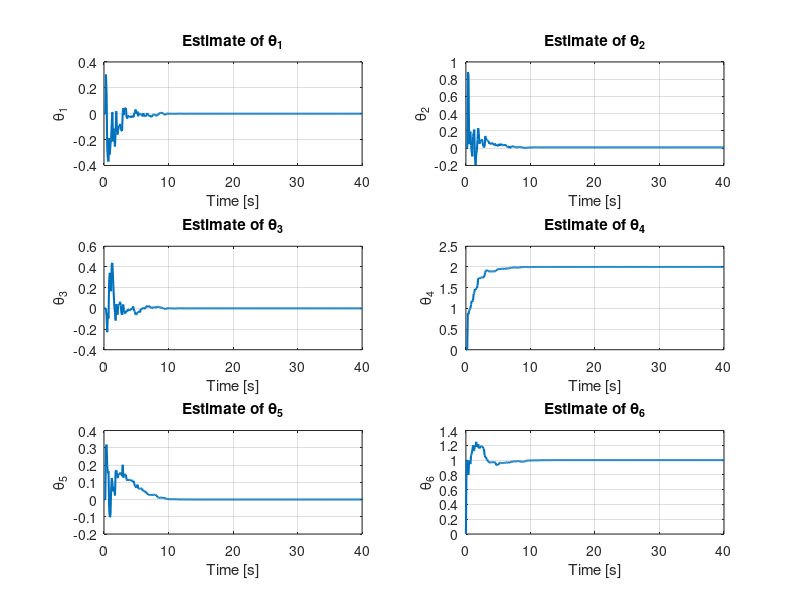
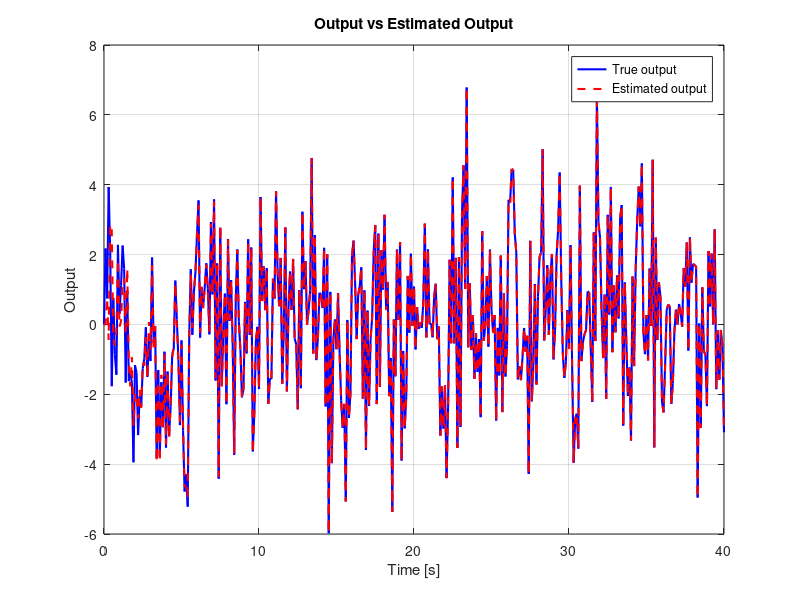
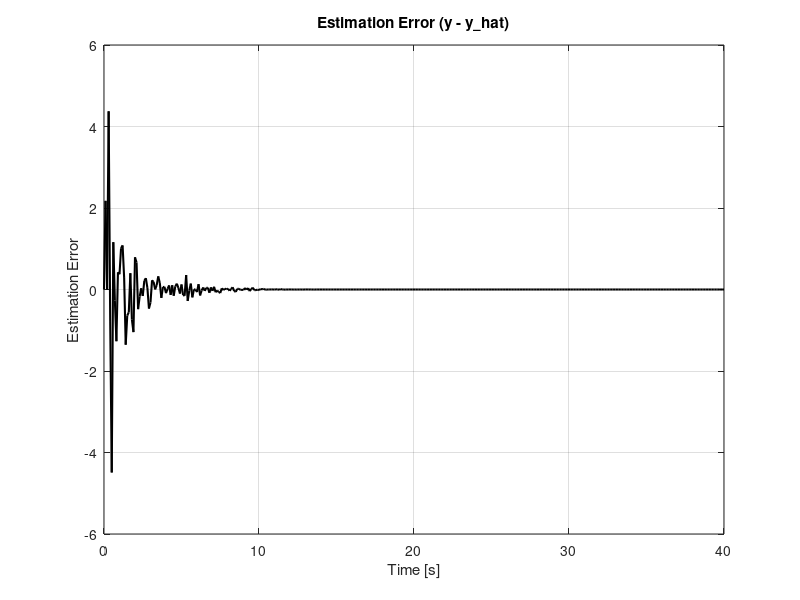
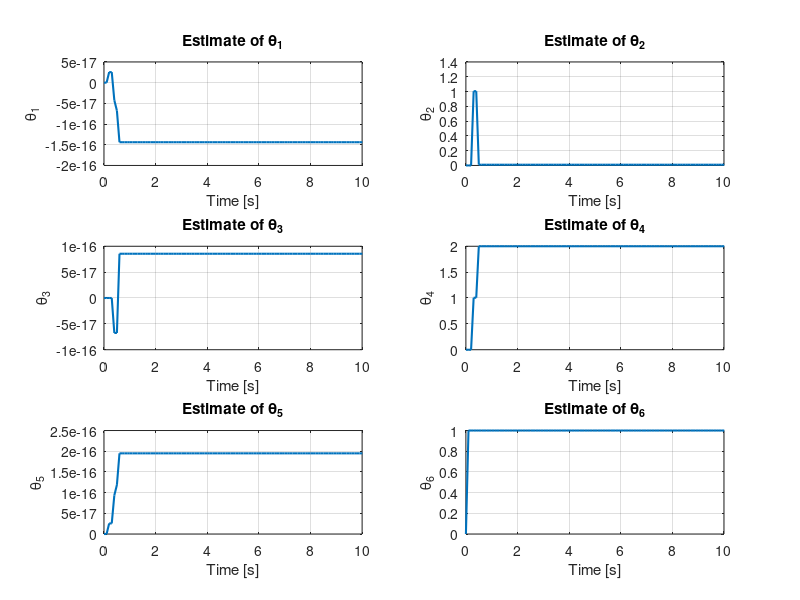

These charts were generated, in order, by the following MATLAB code:
% Export of original HW6.mlx code and prose.
% Code-cell text is unchanged; saved Live Editor outputs are not exported.
% Not executed during repository preparation. Read the homework guide before running.

% HW6
% Ali Ramezanzadeh 40023131
% Sampling time
Ts = 0.1;

% Total simulation time
T_total = 40; % seconds

% Time vector
t_vec = 0:Ts:T_total;
T = length(t_vec);

% True theta (unknown to estimator)
theta_true = [0; 0.01; 0; 2; 0; 1];

% Input: white noise
u = randn(T,1);

% Initialize output y
y = zeros(T,1);

% Number of parameters
n_params = 6;

% Part (i)
% Projection algorithm
% Initialize theta_hat
theta_hat = zeros(6,T); % Each column is estimate at time t
theta_hat(:,1) = zeros(6,1); % initial guess

% Initialize estimated output for plotting
y_hat = zeros(T,1);

for t = 1:T
    % Build phi(t)
    phi = zeros(6,1);
    if t >= 2
        phi(1) = y(t-1);
        phi(6) = u(t-1);
    end
    if t >= 3
        phi(2) = y(t-2);
        phi(5) = u(t-2);
    end
    if t >= 4
        phi(3) = y(t-3);
        phi(4) = u(t-3);
    end

    % Compute true output
    y(t) = theta_true' * phi;

    % For t=1, no estimation update yet
    if t==1
        continue
    end

    % Compute prediction error
    e = y(t) - phi' * theta_hat(:,t-1);

    % Normalization denominator
    denom = phi' * phi;
    if denom < 1e-8
        denom = 1e-8; % avoid division by zero
    end

    % Update theta_hat
    theta_hat(:,t) = theta_hat(:,t-1) + (phi / denom) * e;

    % Estimated output for comparison
    y_hat(t) = phi' * theta_hat(:,t-1);
end

disp('Final estimated parameters:');
disp(theta_hat(:,t))

% Plot estimated parameters over time
figure;
for k = 1:6
    subplot(3,2,k);
    plot(t_vec, theta_hat(k,:), 'LineWidth',1.5);
    xlabel('Time [s]');
    ylabel(['\theta_',num2str(k)]);
    title(['Estimate of \theta_',num2str(k)]);
    grid on;
end

% Plot output vs estimated output
figure;
plot(t_vec, y, 'b', 'LineWidth',1.5); hold on;
plot(t_vec, y_hat, 'r--','LineWidth',1.5);
xlabel('Time [s]');
ylabel('Output');
legend('True output','Estimated output');
title('Output vs Estimated Output');
grid on;;

% Compute error
error = y - y_hat;

% Plot error
figure;
plot(t_vec, error, 'k', 'LineWidth', 1.5);
xlabel('Time [s]');
ylabel('Estimation Error');
title('Estimation Error (y - y\_hat)');
grid on;


% OPA
% Initial theta_hat
theta_hat = zeros(n_params,T);
theta_hat(:,1) = zeros(n_params,1);

% OPA initial P: P(-2) = I
P_prev2 = eye(n_params);

% Initialize estimated output
y_hat = zeros(T,1);

for t = 1:T
    % Build phi(t)
    phi = zeros(n_params,1);
    if t >= 2
        phi(1) = y(t-1);
        phi(6) = u(t-1);
    end
    if t >= 3
        phi(2) = y(t-2);
        phi(5) = u(t-2);
    end
    if t >= 4
        phi(3) = y(t-3);
        phi(4) = u(t-3);
    end

    % Compute true output
    y(t) = theta_true' * phi;

    % Skip update if t==1 (no previous estimates)
    if t==1
        continue
    end

    % Compute prediction error
    e = y(t) - phi' * theta_hat(:,t-1);

    % Denominator (note: no "+1")
    denom = phi' * P_prev2 * phi;

    % To avoid division by zero
    if denom < 1e-5
        denom = 1e-5;
    end

    % Update theta_hat
    theta_hat(:,t) = theta_hat(:,t-1) + (P_prev2 * phi / denom) * e;

    % Update P
    P_new = P_prev2 - (P_prev2 * phi * phi' * P_prev2) / denom;

    % Save P(t-1) for next iteration
    P_prev2 = P_new;

    % Store estimated output
    y_hat(t) = phi' * theta_hat(:,t-1);
end

disp('Final estimated parameters:');
disp(theta_hat(:,t))

% Plot estimated parameters over time
figure;
for kidx = 1:n_params
    subplot(3,2,kidx);
    plot(t_vec, theta_hat(kidx,:), 'LineWidth',1.5);
    xlabel('Time [s]');
    ylabel(['\theta_',num2str(kidx)]);
    title(['Estimate of \theta_',num2str(kidx)]);
    xlim([0 10]);
    grid on;
end

% Plot output vs estimated output
figure;
plot(t_vec, y, 'b', 'LineWidth',1.5); hold on;
plot(t_vec, y_hat, 'r--', 'LineWidth',1.5);
xlabel('Time [s]');
ylabel('Output');
legend('True output','Estimated output');
title('Output vs Estimated Output');
grid on;

% Compute error
error = y - y_hat;

% Plot error
figure;
plot(t_vec, error, 'k', 'LineWidth', 1.5);
xlabel('Time [s]');
ylabel('Estimation Error');
title('Estimation Error (y - y\_hat)');
grid on;



% RLS (Recursive Least Square)
% Initial theta_hat
theta_hat = zeros(n_params,T);
theta_hat(:,1) = zeros(n_params,1);

% RLS initial P: P(-2) = (1/k) * I
k = 10; 
P_prev2 = (1/k) * eye(n_params);

% Initialize estimated output
y_hat = zeros(T,1);

for t = 1:T
    % Build phi(t)
    phi = zeros(n_params,1);
    if t >= 2
        phi(1) = y(t-1);
        phi(6) = u(t-1);
    end
    if t >= 3
        phi(2) = y(t-2);
        phi(5) = u(t-2);
    end
    if t >= 4
        phi(3) = y(t-3);
        phi(4) = u(t-3);
    end

    % Compute true output
    y(t) = theta_true' * phi;

    % Skip update if t==1 (no previous estimates)
    if t==1
        continue
    end

    % Compute prediction error
    e = y(t) - phi' * theta_hat(:,t-1);

    % Denominator
    denom = 1 + phi' * P_prev2 * phi;

    % Update gain
    K = (P_prev2 * phi) / denom;

    % Update theta_hat
    theta_hat(:,t) = theta_hat(:,t-1) + K * e;

    % Update P
    P_new = P_prev2 - (K * phi' * P_prev2);

    % Save P(t-1) for next iteration
    P_prev2 = P_new;

    % Store estimated output
    y_hat(t) = phi' * theta_hat(:,t-1);
end

disp('Final estimated parameters:');
disp(theta_hat(:,t))

% Plot estimated parameters over time
figure;
for kidx = 1:n_params
    subplot(3,2,kidx);
    plot(t_vec, theta_hat(kidx,:), 'LineWidth',1.5);
    xlabel('Time [s]');
    ylabel(['\theta_',num2str(kidx)]);
    title(['Estimate of \theta_',num2str(kidx)]);
    grid on;
end

% Plot output vs estimated output
figure;
plot(t_vec, y, 'b', 'LineWidth',1.5); hold on;
plot(t_vec, y_hat, 'r--', 'LineWidth',1.5);
xlabel('Time [s]');
ylabel('Output');
legend('True output','Estimated output');
title('Output vs Estimated Output');
grid on;

% Compute error
error = y - y_hat;

% Plot error
figure;
plot(t_vec, error, 'k', 'LineWidth', 1.5);
xlabel('Time [s]');
ylabel('Estimation Error');
title('Estimation Error (y - y\_hat)');
grid on;


% Part (ii)
% Selective Data Weighting RLS
% Initial theta_hat
theta_hat = zeros(n_params,T);
theta_hat(:,1) = zeros(n_params,1);

% RLS initial P
k = 10;  % You can set k here
P_prev2 = (1/k)*eye(n_params);

% Initialize estimated output
y_hat = zeros(T,1);

% Threshold for data weight
delta = 1e-3;

for t = 1:T
    % Build phi(t)
    phi = zeros(n_params,1);
    if t >= 2
        phi(1) = y(t-1);
        phi(6) = u(t-1);
    end
    if t >= 3
        phi(2) = y(t-2);
        phi(5) = u(t-2);
    end
    if t >= 4
        phi(3) = y(t-3);
        phi(4) = u(t-3);
    end

    % Compute true output
    y(t) = theta_true' * phi;

    % Skip update if t==1
    if t==1
        continue
    end

    % Compute prediction error
    e = y(t) - phi' * theta_hat(:,t-1);

    % Compute phi' * P * phi
    num = phi' * P_prev2 * phi;

    % Selective weighting

    if num >= delta
        a = 40;
    else
        a = 0.1;
    end

    % Denominator
    denom = 1 + a * num;

    % Update gain
    K = (a * P_prev2 * phi) / denom;

    % Update theta_hat
    theta_hat(:,t) = theta_hat(:,t-1) + K * e;

    % Update P
    P_new = P_prev2 - (K * phi' * P_prev2);

    % Save P for next iteration
    P_prev2 = P_new;

    % Store estimated output
    y_hat(t) = phi' * theta_hat(:,t-1);
end
disp('Final estimated parameters:');
disp(theta_hat(:,t))

% Plot estimated parameters over time
figure;
for kidx = 1:n_params
    subplot(3,2,kidx);
    plot(t_vec, theta_hat(kidx,:), 'LineWidth',1.5);
    xlabel('Time [s]');
    ylabel(['\theta_',num2str(kidx)]);
    title(['Estimate of \theta_',num2str(kidx)]);
    grid on;
end

% Plot output vs estimated output
figure;
plot(t_vec, y, 'b', 'LineWidth',1.5); hold on;
plot(t_vec, y_hat, 'r--', 'LineWidth',1.5);
xlabel('Time [s]');
ylabel('Output');
legend('True output','Estimated output');
title('Output vs Estimated Output');
grid on;

% Compute error
error = y - y_hat;

% Plot error
figure;
plot(t_vec, error, 'k', 'LineWidth', 1.5);
xlabel('Time [s]');
ylabel('Estimation Error');
title('Estimation Error (y - y\_hat)');
grid on;


% Exponential Data Weighting RLS
% Initial theta_hat
theta_hat = zeros(n_params, T);
theta_hat(:,1) = zeros(n_params, 1);

% Initial P
P_prev2 = eye(n_params);  % P(-2)

% Initial alpha values
alpha0 = 0.99;   % constant forgetting factor
alpha = zeros(T,1);
alpha(1) = 0.95;

% Initialize estimated output
y_hat = zeros(T,1);

for t = 1:T
    % Build phi(t-1)
    phi = zeros(n_params,1);
    if t >= 2
        phi(1) = y(t-1);
        phi(6) = u(t-1);
    end
    if t >= 3
        phi(2) = y(t-2);
        phi(5) = u(t-2);
    end
    if t >= 4
        phi(3) = y(t-3);
        phi(4) = u(t-3);
    end

    % Compute true output
    y(t) = theta_true' * phi;

    if t == 1
        continue
    end

    % Compute alpha(t-1)
    alpha(t) = alpha0 * alpha(t-1) + (1 - alpha0);

    % Prediction error using phi(t-1), theta(t-1)
    e = y(t) - phi' * theta_hat(:,t-1);

    % Denominator
    denom = alpha(t-1) + phi' * P_prev2 * phi;

    % To avoid division by zero
    if denom < 1e-8
        denom = 1e-8;
    end

    % Gain
    K = P_prev2 * phi / denom;

    % Update theta
    theta_hat(:,t) = theta_hat(:,t-1) + K * e;

    % Update P
    P_new = (1 / alpha(t-1)) * (P_prev2 - (K * phi' * P_prev2));

    % Store estimated output
    y_hat(t) = phi' * theta_hat(:,t-1);

    % Update P_prev2
    P_prev2 = P_new;
end
disp('Final estimated parameters:');
disp(theta_hat(:,end))

% Plot estimated parameters
figure;
for k = 1:n_params
    subplot(3,2,k);
    plot(t_vec, theta_hat(k,:), 'LineWidth',1.5);
    xlabel('Time [s]');
    ylabel(['\theta_',num2str(k)]);
    title(['Estimate of \theta_',num2str(k)]);
    grid on;
end

% Plot output comparison
figure;
plot(t_vec, y, 'b', 'LineWidth',1.5); hold on;
plot(t_vec, y_hat, 'r--', 'LineWidth',1.5);
xlabel('Time [s]');
ylabel('Output');
legend('True Output','Estimated Output');
title('Output vs Estimated Output (Exponential Weighting RLS)');
grid on;

% Compute error
error = y - y_hat;

% Plot error
figure;
plot(t_vec, error, 'k', 'LineWidth', 1.5);
xlabel('Time [s]');
ylabel('Estimation Error');
title('Estimation Error (y - y\_hat)');
grid on;


% Covariance Resseting 
% RLS initial covariance matrix: P(-2) = (1/k)*I
k_init = 2;
P_reset = (1/k_init)*eye(n_params);
P_prev = P_reset;

% Initialize estimated parameters
theta_hat = zeros(n_params,T);
theta_hat(:,1) = zeros(n_params,1);

% Initialize estimated output
y_hat = zeros(T,1);

% Reset interval (every N samples)
reset_interval = 5; 

%% MAIN LOOP
for t = 1:T

    % Build regressor vector phi(t-1)
    phi = zeros(n_params,1);
    if t >= 2
        phi(1) = y(t-1);
        phi(6) = u(t-1);
    end
    if t >= 3
        phi(2) = y(t-2);
        phi(5) = u(t-2);
    end
    if t >= 4
        phi(3) = y(t-3);
        phi(4) = u(t-3);
    end

    % Compute true output
    y(t) = theta_true' * phi;

    % Skip parameter update if t==1
    if t==1
        theta_hat(:,t) = theta_hat(:,1);
        y_hat(t) = 0;
        continue
    end

    % Prediction error
    e = y(t) - phi' * theta_hat(:,t-1);

    % Denominator
    denom = 1 + phi' * P_prev * phi;

    % RLS gain vector
    K = (P_prev * phi) / denom;

    % Update parameter estimate
    theta_hat(:,t) = theta_hat(:,t-1) + K * e;

    % Update covariance matrix
    P_new = P_prev - (K * phi' * P_prev);

    % Check if reset is needed
    if mod(t,reset_interval) == 0
        P_new = P_reset;  % Reset covariance
        disp(['Resetting covariance at iteration t = ', num2str(t)]);
    end

    % Save P for next iteration
    P_prev = P_new;

    % Estimated output
    y_hat(t) = phi' * theta_hat(:,t);
end

%% Display final parameter estimates
disp('Final estimated parameters:');
disp(theta_hat(:,end));

%% Plot estimated parameters over time
figure;
for kidx = 1:n_params
    subplot(3,2,kidx);
    plot(t_vec, theta_hat(kidx,:), 'LineWidth',1.5);
    xlabel('Time [s]');
    ylabel(['\theta_',num2str(kidx)]);
    title(['Estimate of \theta_',num2str(kidx)]);
    grid on;
end

%% Plot output vs estimated output
figure;
plot(t_vec, y, 'b', 'LineWidth',1.5); hold on;
plot(t_vec, y_hat, 'r--', 'LineWidth',1.5);
xlabel('Time [s]');
ylabel('Output');
legend('True output','Estimated output');
title('Output vs Estimated Output');
grid on;

% Compute error
error = y - y_hat;

% Plot error
figure;
plot(t_vec, error, 'k', 'LineWidth', 1.5);
xlabel('Time [s]');
ylabel('Estimation Error');
title('Estimation Error (y - y\_hat)');
grid on;


% Part (iii)
% New Parameters
% Fixed parameters (b1, b2, b3)
b_values = [2; 0; 1];

% Preallocate theta_true for each time step
theta_true = zeros(n_params, T);

% Generate time-varying theta_true
for t_idx = 1:T
    t_curr = t_vec(t_idx);
    
    % Determine a1, a2, a3 based on t (seconds)
    if t_curr <=3
        a = [0; -0.1; 0];
    elseif t_curr <=6
        a = [0.1; 0; -0.2];
    elseif t_curr <=9
        a = [0; 0.1; 0];
    else
        a = [0.1; 0; -0.1];
    end
    
    theta_true(:, t_idx) = [a; b_values];
end

% Covariance Modification RLS
% --- Initialize estimates ---
theta_hat = zeros(n_params, T);
theta_hat(:,1) = zeros(n_params,1);

% --- Initialize covariance ---
P_prev = 1000*eye(n_params);   % Large initial covariance

% --- Forgetting factor coefficient for Q(t) ---
lambda_Q = 0.3;

% --- Loop ---
for i = 1:T
    % Build phi(t)
    phi = zeros(n_params,1);
    if i >=2
        phi(1) = y(i-1);
        phi(6) = u(i-1);
    end
    if i >=3
        phi(2) = y(i-2);
        phi(5) = u(i-2);
    end
    if i >=4
        phi(3) = y(i-3);
        phi(4) = u(i-3);
    end

    % Compute true output
    y(i) = theta_true(:,i)' * phi;

    if i==1
        continue
    end

    % Prediction error
    e = y(i) - phi' * theta_hat(:,i-1);

    % Gain
    denom = 1 + phi' * P_prev * phi;
    K = (P_prev * phi) / denom;

    % Update theta
    theta_hat(:,i) = theta_hat(:,i-1) + K * e;

    % Covariance update
    P_tilde = P_prev - K * phi' * P_prev;
    Q = lambda_Q * e^2 * eye(n_params);
    P_new = P_tilde + Q;

    % Estimated output
    y_hat(i) = phi' * theta_hat(:,i-1);

    % Save covariance for next iteration
    P_prev = P_new;
end

% --- Display final estimates ---
disp('Final estimated parameters:');
disp(theta_hat(:,end));

% --- Plot estimated parameters over time ---
figure;
for k = 1:n_params
    subplot(3,2,k);
    plot(t_vec, theta_true(k,:), 'k--','LineWidth',1.5); hold on;
    plot(t_vec, theta_hat(k,:), 'b','LineWidth',1.5);
    xlabel('Time [s]');
    ylabel(['\theta_', num2str(k)]);
    legend('True','Estimated');
    title(['Estimate of \theta_', num2str(k)]);
    grid on;
end

% --- Plot output vs estimated output ---
figure;
plot(t_vec, y, 'b','LineWidth',1.5); hold on;
plot(t_vec, y_hat, 'r--','LineWidth',1.5);
xlabel('Time [s]');
ylabel('Output');
legend('True output','Estimated output');
title('Output vs Estimated Output');
grid on;

% Compute error
error = y - y_hat;

% Plot error
figure;
plot(t_vec, error, 'k', 'LineWidth', 1.5);
xlabel('Time [s]');
ylabel('Estimation Error');
title('Estimation Error (y - y\_hat)');
grid on;



% PA
% --- Initialize parameter estimates ---
theta_hat = zeros(n_params,T);
theta_hat(:,1) = zeros(n_params,1);

% --- Projection algorithm loop ---
for i = 1:T
    % Build regressor phi(t)
    phi = zeros(n_params,1);
    if i >=2
        phi(1) = y(i-1);
        phi(6) = u(i-1);
    end
    if i >=3
        phi(2) = y(i-2);
        phi(5) = u(i-2);
    end
    if i >=4
        phi(3) = y(i-3);
        phi(4) = u(i-3);
    end

    % Compute true output with current theta_true
    y(i) = theta_true(:,i)' * phi;

    if i==1
        continue
    end

    % Prediction error
    e = y(i) - phi' * theta_hat(:,i-1);

    % Normalization denominator
    denom = phi' * phi;
    if denom < 1e-8
        denom = 1e-8;
    end

    % Update theta_hat
    theta_hat(:,i) = theta_hat(:,i-1) + (phi / denom) * e;

    % Estimated output (using previous theta_hat)
    y_hat(i) = phi' * theta_hat(:,i-1);
end

% --- Display final estimates ---
disp('Final estimated parameters:');
disp(theta_hat(:,end));

% --- Plot estimated parameters over time ---
figure;
for k = 1:n_params
    subplot(3,2,k);
    plot(t_vec, theta_true(k,:), 'k--','LineWidth',1.5); hold on;
    plot(t_vec, theta_hat(k,:), 'b','LineWidth',1.5);
    xlabel('Time [s]');
    ylabel(['\theta_', num2str(k)]);
    legend('True','Estimated');
    title(['Estimate of \theta_', num2str(k)]);
    grid on;
end

% --- Plot output vs estimated output ---
figure;
plot(t_vec, y, 'b','LineWidth',1.5); hold on;
plot(t_vec, y_hat, 'r--','LineWidth',1.5);
xlabel('Time [s]');
ylabel('Output');
legend('True output','Estimated output');
title('Output vs Estimated Output');
grid on;

% Compute error
error = y - y_hat;

% Plot error
figure;
plot(t_vec, error, 'k', 'LineWidth', 1.5);
xlabel('Time [s]');
ylabel('Estimation Error');
title('Estimation Error (y - y\_hat)');
grid on;


% OPA
% Initialize theta_hat
theta_hat = zeros(n_params,T);
theta_hat(:,1) = zeros(n_params,1);

% OPA initial covariance P(-2) = Identity matrix
P_prev = eye(n_params);

% Main estimation loop
for t_idx = 1:T
    % Build regressor phi(t)
    phi = zeros(n_params,1);
    if t_idx >=2
        phi(1) = y(t_idx-1);
        phi(6) = u(t_idx-1);
    end
    if t_idx >=3
        phi(2) = y(t_idx-2);
        phi(5) = u(t_idx-2);
    end
    if t_idx >=4
        phi(3) = y(t_idx-3);
        phi(4) = u(t_idx-3);
    end

    % Generate true output
    y(t_idx) = theta_true(:,t_idx)' * phi;

    % Skip estimation update in first step
    if t_idx==1
        continue
    end

    % Compute prediction error
    e = y(t_idx) - phi' * theta_hat(:,t_idx-1);

    % Compute denominator (without +1 in OPA)
    denom = phi' * P_prev * phi;

    % Avoid division by zero
    if denom < 1e-8
        denom = 1e-8;
    end

    % Update theta_hat
    theta_hat(:,t_idx) = theta_hat(:,t_idx-1) + (P_prev * phi / denom) * e;

    % Update covariance matrix
    P_new = P_prev - (P_prev * phi * phi' * P_prev) / denom;

    % Store estimated output (using theta before update)
    y_hat(t_idx) = phi' * theta_hat(:,t_idx-1);

    % Update covariance for next iteration
    P_prev = P_new;
end

disp('Final estimated parameters:');
disp(theta_hat(:,end))

% Plot estimated parameters over time
figure;
for kidx = 1:n_params
    subplot(3,2,kidx);
    plot(t_vec, theta_true(kidx,:), 'k--', 'LineWidth',1.5); hold on;
    plot(t_vec, theta_hat(kidx,:), 'b', 'LineWidth',1.5);
    xlabel('Time [s]');
    ylabel(['\theta_',num2str(kidx)]);
    legend('True','Estimated');
    title(['Estimate of \theta_',num2str(kidx)]);
    grid on;
end

% Plot output vs estimated output
figure;
plot(t_vec, y, 'b', 'LineWidth',1.5); hold on;
plot(t_vec, y_hat, 'r--', 'LineWidth',1.5);
xlabel('Time [s]');
ylabel('Output');
legend('True output','Estimated output');
title('Output vs Estimated Output');
grid on;

% Compute error
error = y - y_hat;

% Plot error
figure;
plot(t_vec, error, 'k', 'LineWidth', 1.5);
xlabel('Time [s]');
ylabel('Estimation Error');
title('Estimation Error (y - y\_hat)');
grid on;


% RLS
% Initialize estimated output y_hat
y_hat = zeros(T,1);

% Initialize parameter estimate
theta_hat = zeros(n_params, T);
theta_hat(:,1) = zeros(n_params,1);

% Initial covariance matrix P
k = 10;
P_prev = (1/k) * eye(n_params);

% RLS loop
for t_idx = 1:T
    % Build regressor phi(t)
    phi = zeros(n_params,1);
    if t_idx >=2
        phi(1) = y(t_idx-1);
        phi(6) = u(t_idx-1);
    end
    if t_idx >=3
        phi(2) = y(t_idx-2);
        phi(5) = u(t_idx-2);
    end
    if t_idx >=4
        phi(3) = y(t_idx-3);
        phi(4) = u(t_idx-3);
    end

    % Generate true output y(t)
    y(t_idx) = theta_true(:, t_idx)' * phi;

    % Skip parameter update if no past data
    if t_idx == 1
        continue
    end

    % Compute prediction error
    e = y(t_idx) - phi' * theta_hat(:, t_idx-1);

    % Compute gain denominator
    denom = 1 + phi' * P_prev * phi;

    % Compute gain K(t)
    K = (P_prev * phi) / denom;

    % Update parameter estimate
    theta_hat(:, t_idx) = theta_hat(:, t_idx-1) + K * e;

    % Update covariance matrix
    P_new = P_prev - (K * phi' * P_prev);

    % Store estimated output (using theta_hat before update)
    y_hat(t_idx) = phi' * theta_hat(:, t_idx-1);

    % Update covariance for next iteration
    P_prev = P_new;
end

% Plot parameter estimates over time
figure;
for kidx = 1:n_params
    subplot(3,2,kidx);
    plot(t_vec, theta_true(kidx,:), 'k--', 'LineWidth',1.5); hold on;
    plot(t_vec, theta_hat(kidx,:), 'b', 'LineWidth',1.5);
    xlabel('Time [s]');
    ylabel(['\theta_',num2str(kidx)]);
    legend('True','Estimated');
    title(['Estimate of \theta_',num2str(kidx)]);
    grid on;
end

% Plot output vs estimated output
figure;
plot(t_vec, y, "b", 'LineWidth',1.5); hold on;
plot(t_vec, y_hat, 'r--', 'LineWidth',1.5);
xlabel('Time [s]');
ylabel('Output');
legend('True output','Estimated output');
title('Output vs Estimated Output');
grid on;

% Compute error
error = y - y_hat;

figure;
plot(t_vec, error, 'k', 'LineWidth', 1.5);
xlabel('Time [s]');
ylabel('Estimation Error');
title('Estimation Error (y - y\_hat)');
grid on;
